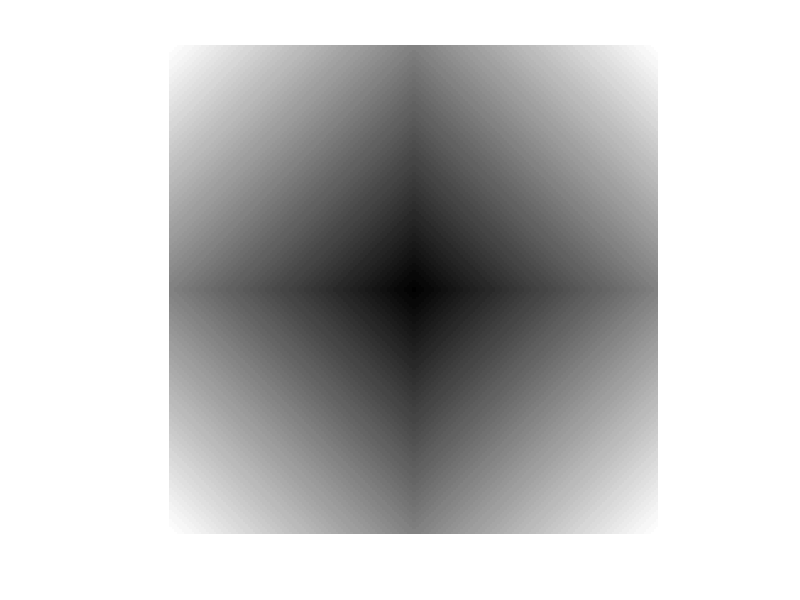

Reproduce this figure in MATLAB.
clc; clear;

imageData=[];
imSize=100;
numRows=imSize;
numCols=imSize;

for row=[1:numRows]
    imageRow=[];
    for col=[1:numCols]
        pixelVal=uint8((row+col)/(imSize*2) * 255);
        imageRow=[imageRow pixelVal];
    end
    imageData=[imageData; imageRow];
end

imageData = [rot90(imageData, 2), rot90(imageData); rot90(imageData, -1), imageData]

imshow(imageData);

imwrite(imageData,'test5.png');

newImageData=imread('test5.png');

whos newImageData;